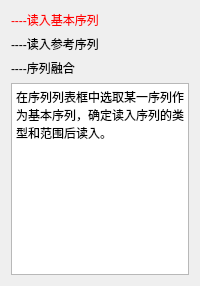
             <widget class="QWidget" name="widget_8" native="true">
              <property name="maximumSize">
               <size>
                <width>200</width>
                <height>16777215</height>
               </size>
              </property>
              <layout class="QVBoxLayout" name="verticalLayout_5">
               <item>
                <widget class="QLabel" name="label_3">
                 <property name="styleSheet">
                  <string notr="true">color:#ff0000</string>
                 </property>
                 <property name="text">
                  <string>----读入基本序列</string>
                 </property>
                </widget>
               </item>
               <item>
                <widget class="QLabel" name="label_4">
                 <property name="text">
                  <string>----读入参考序列</string>
                 </property>
                </widget>
               </item>
               <item>
                <widget class="QLabel" name="label_5">
                 <property name="text">
                  <string>----序列融合</string>
                 </property>
                </widget>
               </item>
               <item>
                <widget class="QTextBrowser" name="textBrowser_3">
                 <property name="html">
                  <string>&lt;!DOCTYPE HTML PUBLIC &quot;-//W3C//DTD HTML 4.0//EN&quot; &quot;http://www.w3.org/TR/REC-html40/strict.dtd&quot;&gt;
&lt;html&gt;&lt;head&gt;&lt;meta name=&quot;qrichtext&quot; content=&quot;1&quot; /&gt;&lt;meta charset=&quot;utf-8&quot; /&gt;&lt;style type=&quot;text/css&quot;&gt;
p, li { white-space: pre-wrap; }
hr { height: 1px; border-width: 0; }
li.unchecked::marker { content: &quot;\2610&quot;; }
li.checked::marker { content: &quot;\2612&quot;; }
&lt;/style&gt;&lt;/head&gt;&lt;body style=&quot; font-family:'Microsoft YaHei UI'; font-size:9pt; font-weight:400; font-style:normal;&quot;&gt;
&lt;p style=&quot; margin-top:0px; margin-bottom:0px; margin-left:0px; margin-right:0px; -qt-block-indent:0; text-indent:0px;&quot;&gt;&lt;span style=&quot; font-family:'SimSun';&quot;&gt;在序列列表框中选取某一序列作为基本序列，确定读入序列的类型和范围后读入。&lt;/span&gt;&lt;/p&gt;
&lt;p style=&quot;-qt-paragraph-type:empty; margin-top:0px; margin-bottom:0px; margin-left:0px; margin-right:0px; -qt-block-indent:0; text-indent:0px; font-family:'SimSun';&quot;&gt;&lt;br /&gt;&lt;/p&gt;&lt;/body&gt;&lt;/html&gt;</string>
                 </property>
                </widget>
               </item>
              </layout>
             </widget>
